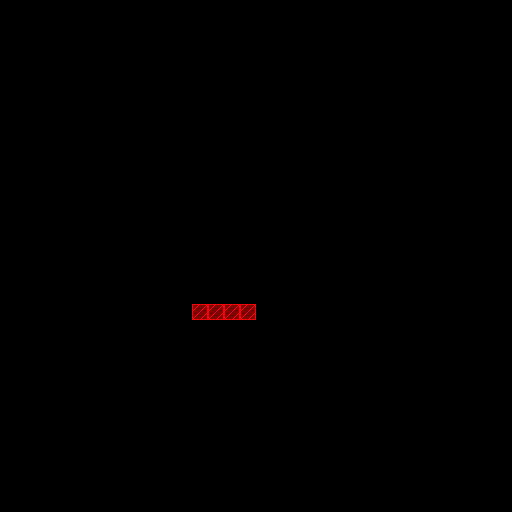

This game map was drawn from its Tiled (.tmx) file and the tilesets committed beside it. A one-line description and the full map source follow:
An orthogonal 32x32 tile map with 16x16 px tiles, 1 tile layer (collisions) and 1 object.

<map version="1.2" tiledversion="1.2.4" orientation="orthogonal" renderorder="right-down" width="32" height="32" tilewidth="16" tileheight="16" infinite="0" nextlayerid="5" nextobjectid="4">
 <tileset firstgid="1" source="markers.tsx" />
 <layer id="3" name="collisions" width="32" height="32">
  <data encoding="csv">
0,0,0,0,0,0,0,0,0,0,0,0,0,0,0,0,0,0,0,0,0,0,0,0,0,0,0,0,0,0,0,0,
0,0,0,0,0,0,0,0,0,0,0,0,0,0,0,0,0,0,0,0,0,0,0,0,0,0,0,0,0,0,0,0,
0,0,0,0,0,0,0,0,0,0,0,0,0,0,0,0,0,0,0,0,0,0,0,0,0,0,0,0,0,0,0,0,
0,0,0,0,0,0,0,0,0,0,0,0,0,0,0,0,0,0,0,0,0,0,0,0,0,0,0,0,0,0,0,0,
0,0,0,0,0,0,0,0,0,0,0,0,0,0,0,0,0,0,0,0,0,0,0,0,0,0,0,0,0,0,0,0,
0,0,0,0,0,0,0,0,0,0,0,0,0,0,0,0,0,0,0,0,0,0,0,0,0,0,0,0,0,0,0,0,
0,0,0,0,0,0,0,0,0,0,0,0,0,0,0,0,0,0,0,0,0,0,0,0,0,0,0,0,0,0,0,0,
0,0,0,0,0,0,0,0,0,0,0,0,0,0,0,0,0,0,0,0,0,0,0,0,0,0,0,0,0,0,0,0,
0,0,0,0,0,0,0,0,0,0,0,0,0,0,0,0,0,0,0,0,0,0,0,0,0,0,0,0,0,0,0,0,
0,0,0,0,0,0,0,0,0,0,0,0,0,0,0,0,0,0,0,0,0,0,0,0,0,0,0,0,0,0,0,0,
0,0,0,0,0,0,0,0,0,0,0,0,0,0,0,0,0,0,0,0,0,0,0,0,0,0,0,0,0,0,0,0,
0,0,0,0,0,0,0,0,0,0,0,0,0,0,0,0,0,0,0,0,0,0,0,0,0,0,0,0,0,0,0,0,
0,0,0,0,0,0,0,0,0,0,0,0,0,0,0,0,0,0,0,0,0,0,0,0,0,0,0,0,0,0,0,0,
0,0,0,0,0,0,0,0,0,0,0,0,0,0,0,0,0,0,0,0,0,0,0,0,0,0,0,0,0,0,0,0,
0,0,0,0,0,0,0,0,0,0,0,0,0,0,0,0,0,0,0,0,0,0,0,0,0,0,0,0,0,0,0,0,
0,0,0,0,0,0,0,0,0,0,0,0,0,0,0,0,0,0,0,0,0,0,0,0,0,0,0,0,0,0,0,0,
0,0,0,0,0,0,0,0,0,0,0,0,0,0,0,0,0,0,0,0,0,0,0,0,0,0,0,0,0,0,0,0,
0,0,0,0,0,0,0,0,0,0,0,0,0,0,0,0,0,0,0,0,0,0,0,0,0,0,0,0,0,0,0,0,
0,0,0,0,0,0,0,0,0,0,0,0,0,0,0,0,0,0,0,0,0,0,0,0,0,0,0,0,0,0,0,0,
0,0,0,0,0,0,0,0,0,0,0,0,1,1,1,1,0,0,0,0,0,0,0,0,0,0,0,0,0,0,0,0,
0,0,0,0,0,0,0,0,0,0,0,0,0,0,0,0,0,0,0,0,0,0,0,0,0,0,0,0,0,0,0,0,
0,0,0,0,0,0,0,0,0,0,0,0,0,0,0,0,0,0,0,0,0,0,0,0,0,0,0,0,0,0,0,0,
0,0,0,0,0,0,0,0,0,0,0,0,0,0,0,0,0,0,0,0,0,0,0,0,0,0,0,0,0,0,0,0,
0,0,0,0,0,0,0,0,0,0,0,0,0,0,0,0,0,0,0,0,0,0,0,0,0,0,0,0,0,0,0,0,
0,0,0,0,0,0,0,0,0,0,0,0,0,0,0,0,0,0,0,0,0,0,0,0,0,0,0,0,0,0,0,0,
0,0,0,0,0,0,0,0,0,0,0,0,0,0,0,0,0,0,0,0,0,0,0,0,0,0,0,0,0,0,0,0,
0,0,0,0,0,0,0,0,0,0,0,0,0,0,0,0,0,0,0,0,0,0,0,0,0,0,0,0,0,0,0,0,
0,0,0,0,0,0,0,0,0,0,0,0,0,0,0,0,0,0,0,0,0,0,0,0,0,0,0,0,0,0,0,0,
0,0,0,0,0,0,0,0,0,0,0,0,0,0,0,0,0,0,0,0,0,0,0,0,0,0,0,0,0,0,0,0,
0,0,0,0,0,0,0,0,0,0,0,0,0,0,0,0,0,0,0,0,0,0,0,0,0,0,0,0,0,0,0,0,
0,0,0,0,0,0,0,0,0,0,0,0,0,0,0,0,0,0,0,0,0,0,0,0,0,0,0,0,0,0,0,0,
0,0,0,0,0,0,0,0,0,0,0,0,0,0,0,0,0,0,0,0,0,0,0,0,0,0,0,0,0,0,0,0
</data>
 </layer>
 <objectgroup id="4" name="markers">
  <object id="1" gid="17" x="208" y="304" width="16" height="16" />
 </objectgroup>
</map>
